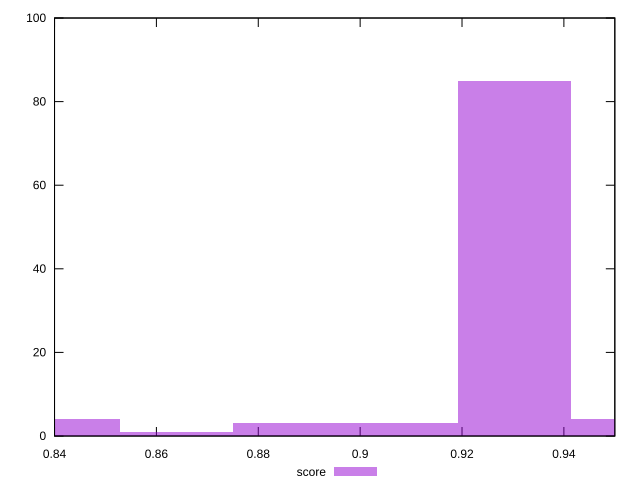

The script that saved this image:
reset

$score <<EOF
0.8860775670630718 3
0.9303814454162255 85
0.8417736887099183 4
0.9082295062396487 3
0.9525333845928022 4
0.8639256278864951 1
EOF

set key outside below
set boxwidth 0.022151939176576797
set xrange [0.84:0.95]
set yrange [0:100]
set trange [0:100]
set style fill transparent solid 0.5 noborder
set terminal svg size 640, 490 enhanced background rgb 'white'
set output "report_00009_2021-02-08T22-37-41.559Z/bootup-time/samples/pages+cached/score/histogram.svg"

plot $score title "score" with boxes

reset
